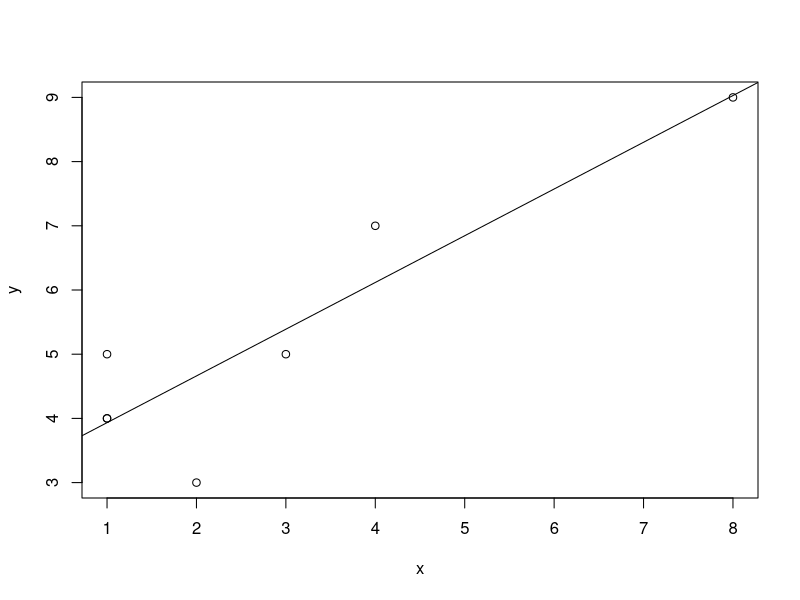

Reproduce this figure in R.
#!/usr/bin/env Rscript
# Author: Sebastian Dohne <sed24@ic.ac.uk>

x <-c(1,2,3,4,8,1,1)
y <-c(4,3,5,7,9,4,5)
model1 <- lm(y~x)
model1
summary(model1)
anova(model1)
resid(model1) # Extract the residuals, or differences between observed and predicted values.
cov(x, y) # Calculate the covariance between 'x' and 'y', showing how they vary together.
var(x) # Calculate the variance of 'x', which measures the spread of 'x' values.
plot(y~x)
abline(model1)    # Adds the regression line from 'model1' to an existing plot of 'y' vs 'x'.

